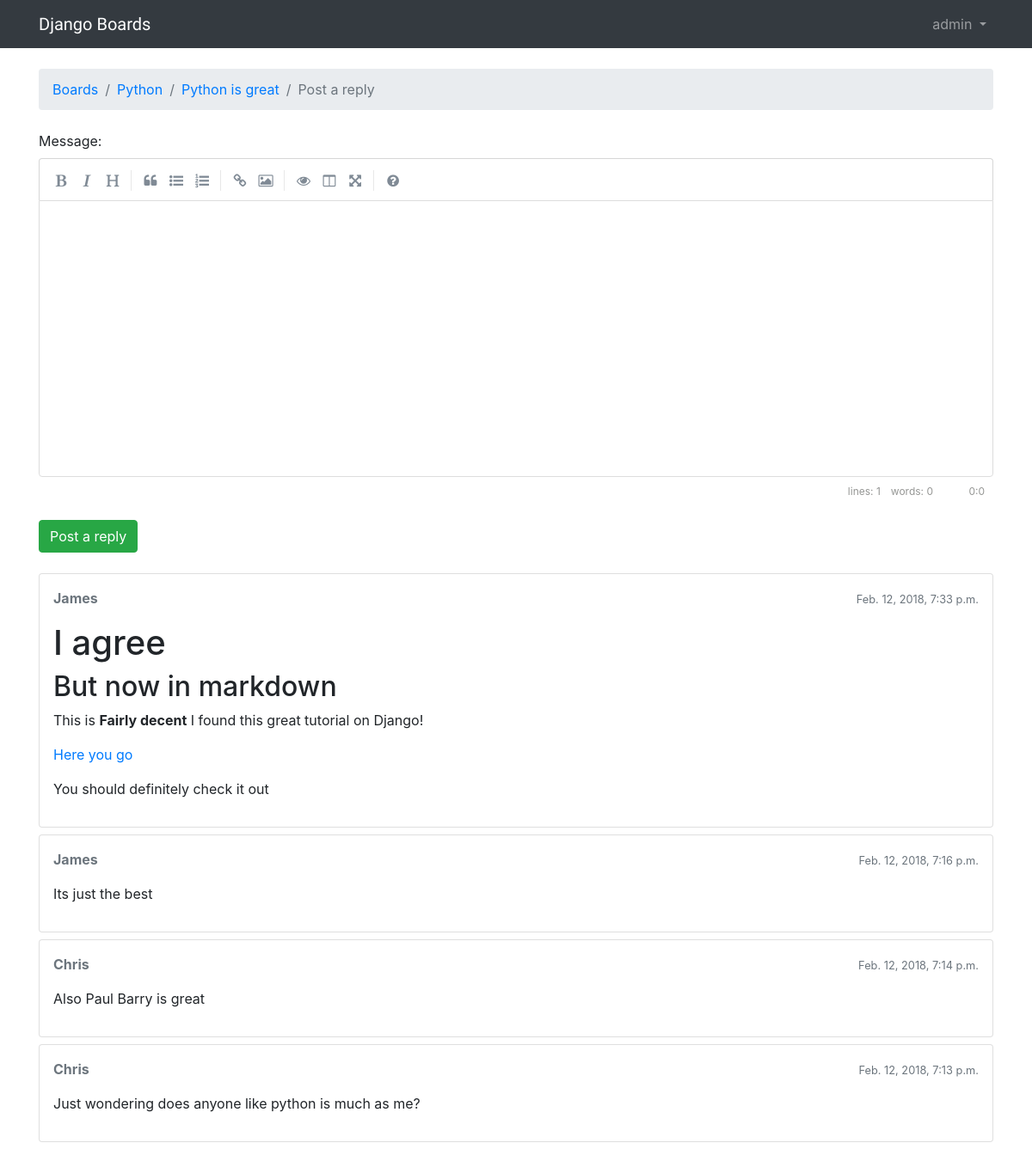
Screenshot of /boards/2/topics/104/reply/ (signed in) with the database file from the repository.
### boards/models.py (models this page shows, shortened)
class Topic(models.Model):
    subject = models.CharField(max_length=255)
    last_updated = models.DateTimeField(auto_now_add=True)
    board = models.ForeignKey(Board, on_delete = models.CASCADE, related_name='topics')
    starter = models.ForeignKey(User, on_delete = models.CASCADE, related_name='topics')
    views = models.PositiveIntegerField(default=0)  # <- here
    def get_last_ten_posts(self):
        return self.posts.order_by('-created_at')[:10]

class Board(models.Model):
    name = models.CharField(max_length=30, unique=True)
    description = models.CharField(max_length=100)

class Post(models.Model):
    message = models.TextField(max_length=4000)
    topic = models.ForeignKey(Topic, on_delete = models.CASCADE, related_name='posts')
    created_at = models.DateTimeField(auto_now_add=True)
    updated_at = models.DateTimeField(null=True)
    created_by = models.ForeignKey(User, on_delete = models.CASCADE, related_name='posts')
    updated_by = models.ForeignKey(User, on_delete = models.CASCADE, null=True, related_name='+')
    def get_message_as_markdown(self):
        return mark_safe(markdown(self.message, safe_mode='escape'))

### boards/views.py (the view)
# urls.py: url(r'^boards/(?P<pk>\d+)/topics/(?P<topic_pk>\d+)/reply/$', views.reply_topic, name='reply_topic'),
@login_required
def reply_topic(request, pk, topic_pk):
    topic = get_object_or_404(Topic, board__pk=pk, pk=topic_pk)
    if request.method == 'POST':
        form = PostForm(request.POST)
        if form.is_valid():
            post = form.save(commit=False)
            post.topic = topic
            post.created_by = request.user
            post.save()
            topic.last_updated = timezone.now()
            topic.save()
            topic_url = reverse('topic_posts', kwargs={'pk': pk, 'topic_pk': topic_pk})
            topic_post_url = '{url}?page={page}#{id}'.format(
                url=topic_url,
                id=post.pk,
                page=topic.get_page_count()
            )
            return redirect(topic_post_url)
    else:
        form = PostForm()
    return render(request, 'reply_topic.html', {'topic': topic, 'form': form})

### boards/templatetags/form_tags.py (called while the page is built)
@register.filter
def input_class(bound_field):
    css_class = ''
    if bound_field.form.is_bound:
        if bound_field.errors:
            css_class = 'is-invalid'
        elif field_type(bound_field) != 'PasswordInput':
            css_class = 'is-valid'
    return 'form-control {}'.format(css_class)

### templates/reply_topic.html (shortened to what this page needs)
{% extends 'base.html' %}
{% load static %}
{% block stylesheet %}
  <link rel="stylesheet" href="{% static 'css/simplemde.min.css' %}">
{% endblock %}
{% block breadcrumb %}
  <li class="breadcrumb-item"><a href="{% url 'home' %}">Boards</a></li>
  <li class="breadcrumb-item"><a href="{% url 'board_topics' topic.board.pk %}">{{ topic.board.name }}</a></li>
  <li class="breadcrumb-item"><a href="{% url 'topic_posts' topic.board.pk topic.pk %}">{{ topic.subject }}</a></li>
  <li class="breadcrumb-item active">Post a reply</li>
{% endblock %}
{% block content %}
  <form method="post" class="mb-4" novalidate>
    {% include 'includes/form.html' %}
    <button type="submit" class="btn btn-success">Post a reply</button>
  </form>
  {% for post in topic.get_last_ten_posts %}
    <div class="card mb-2">
      <div class="card-body p-3">
        <div class="row mb-3">
          <div class="col-6">
            <strong class="text-muted">{{ post.created_by.username }}</strong>
          </div>
          <div class="col-6 text-right">
            <small class="text-muted">{{ post.created_at }}</small>
          </div>
        </div>
        {{ post.get_message_as_markdown }}
      </div>
    </div>
  {% endfor %}
{% endblock %}

### templates/base.html (shortened to what this page needs)
{% load static %}<!DOCTYPE html>
<html>
  <head>
    <link rel="stylesheet" href="{% static 'css/bootstrap.min.css' %}">
    <link rel="stylesheet" href="{% static 'css/app.css' %}">
    {% block stylesheet %}{% endblock %}
   </head>
   <body>
     {% block body %}
     <nav class="navbar navbar-expand-sm navbar-dark bg-dark">
       <div class="container">
         <a class="navbar-brand" href="{% url 'home' %}">Django Boards</a>
         <div class="collapse navbar-collapse" id="mainMenu">
           {% if user.is_authenticated %}
             <ul class="navbar-nav ml-auto">
               <li class="nav-item dropdown">
                 <a class="nav-link dropdown-toggle" href="#" id="userMenu" data-toggle="dropdown" aria-haspopup="true" aria-expanded="false">
                   {{ user.username }}
                 </a>
               </li>
             </ul>
           {% else %}
             <form class="form-inline ml-auto">
               <a href="{% url 'login' %}" class="btn btn-outline-secondary">Log in</a>
               <a href="{% url 'signup' %}" class="btn btn-primary ml-2">Sign up</a>
             </form>
           {% endif %}
         </div>
       </div>
     </nav>
  <div class="container">
    <ol class="breadcrumb my-4">
      {% block breadcrumb %}
      {% endblock %}
    </ol>
    {% block content %}
    {% endblock %}
  </div>
{% endblock body %}
   </body>
 </html>

### static/css/app.css (style rules this page uses)
.navbar-brand { font-family: 'Open Sans Condensed', sans-serif; }

### rows the page displays
Topic: board.name "Python", subject "Python is great"
Post: created_by.username "James", created_at "Feb. 12, 2018, 7:33 p.m.", get_message_as_markdown "I agree But now in markdown This is Fairly decent I found this great tutorial on Django! Here you go You should definitely check it out"
Post: created_by.username "James", created_at "Feb. 12, 2018, 7:16 p.m.", get_message_as_markdown "Its just the best"
Post: created_by.username "Chris", created_at "Feb. 12, 2018, 7:14 p.m.", get_message_as_markdown "Also Paul Barry is great"
Post: created_by.username "Chris", created_at "Feb. 12, 2018, 7:13 p.m.", get_message_as_markdown "Just wondering does anyone like python is much as me?"

### other values shown
{{ user.username }} "admin"
{{ field.label_tag }} "Message:"
